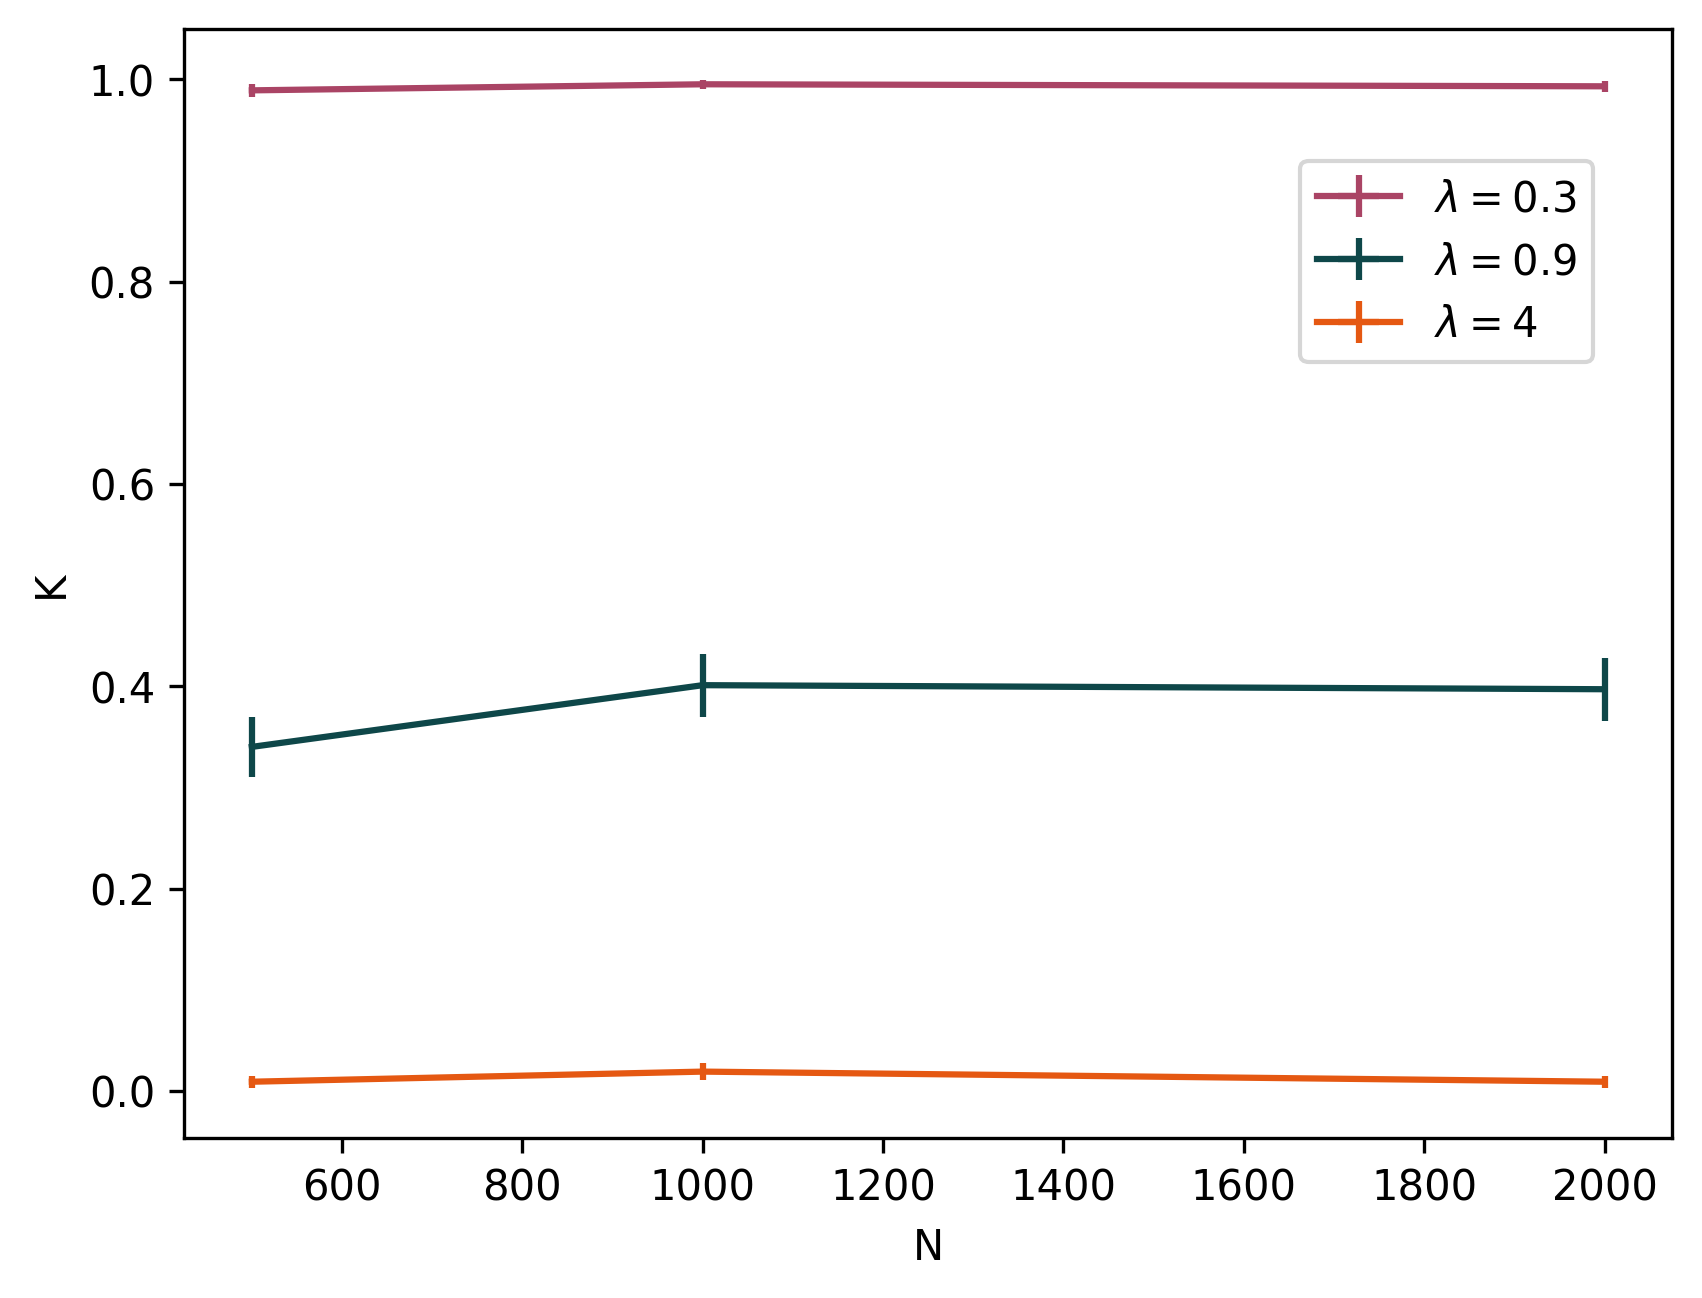

Write Python code to recreate this figure.
import matplotlib.pyplot as plt

# Leer datos de cada archivo
N1 = []
K1 = []
error_N1 = []
error_K1 = []
with open('datos_lambda0.3.txt', 'r') as archivo:
    # Saltar las dos líneas comentadas
    archivo.readline()
    archivo.readline()
    for linea in archivo:
        datos = linea.split('\t')
        N1.append(float(datos[0]))
        K1.append(float(datos[1]))
        error_N1.append(float(datos[2]))
        error_K1.append(float(datos[3]))
N2 = []
K2 = []
error_N2 = []
error_K2 = []
with open('datos_lambda0.9.txt', 'r') as archivo:
    # Saltar las dos líneas comentadas
    archivo.readline()
    archivo.readline()
    for linea in archivo:
        datos = linea.split('\t')
        N2.append(float(datos[0]))
        K2.append(float(datos[1]))
        error_N2.append(float(datos[2]))
        error_K2.append(float(datos[3]))
N3 = []
K3 = []
error_N3 = []
error_K3 = []
with open('datos_lambda4.txt', 'r') as archivo:
    # Saltar las dos líneas comentadas
    archivo.readline()
    archivo.readline()
    for linea in archivo:
        datos = linea.split('\t')
        N3.append(float(datos[0]))
        K3.append(float(datos[1]))
        error_N3.append(float(datos[2]))
        error_K3.append(float(datos[3]))

# Trazar las gráficas
plt.errorbar(N1, K1, xerr=error_N1, yerr=error_K1, color='#AA4465', label='$\lambda=0.3$')
plt.errorbar(N2, K2, xerr=error_N2, yerr=error_K2, color='#0E4749', label='$\lambda=0.9$')
plt.errorbar(N3, K3, xerr=error_N3, yerr=error_K3, color='#E55812', label='$\lambda=4$')

# Nombres de los ejes
plt.xlabel('N')
plt.ylabel('K')

# Configurar leyenda
plt.legend(loc=(0.75, 0.7))

# Mostrar y guardar la gráfica
#plt.show()
plt.savefig('grafica_K_N.png', dpi=300, bbox_inches='tight')
